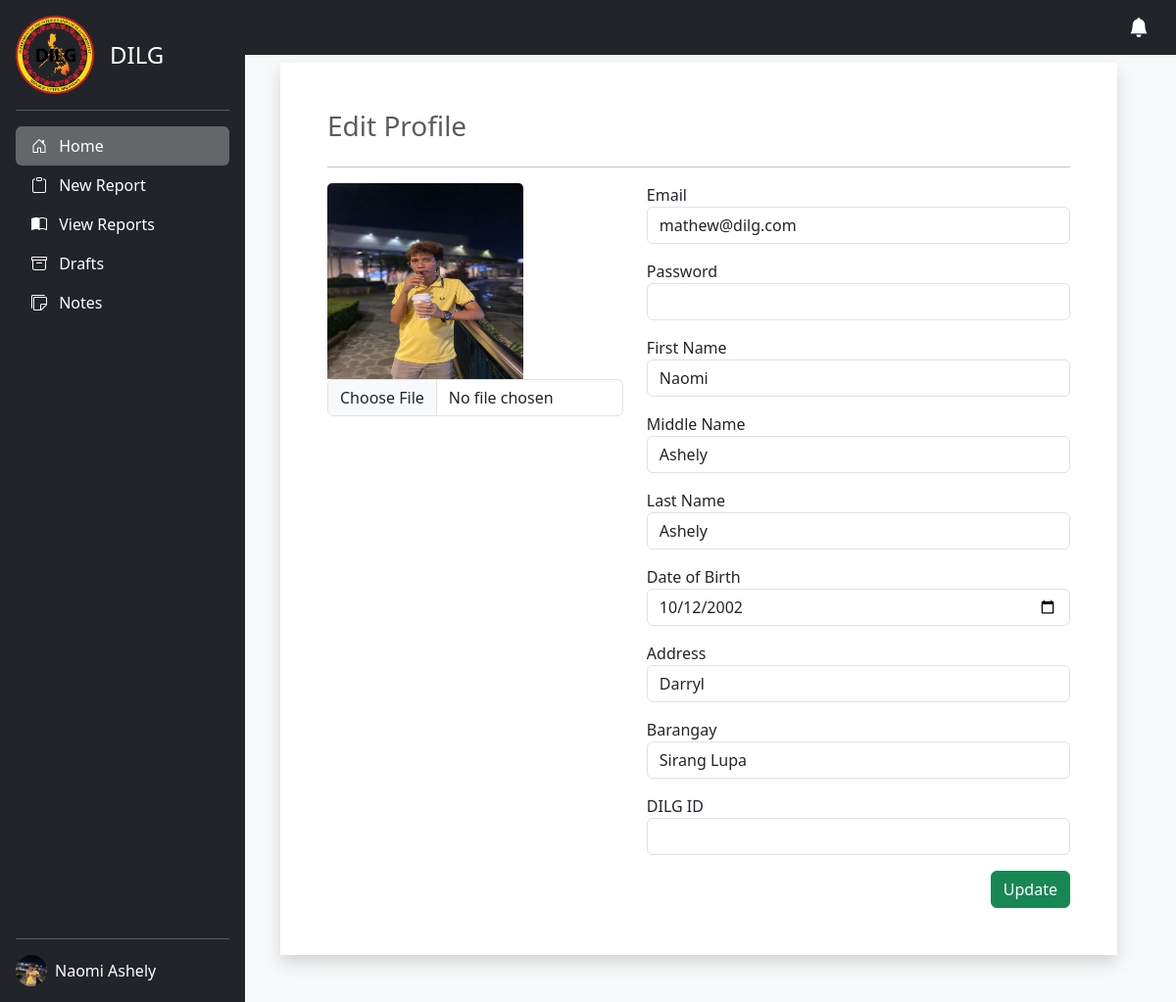
The page /admin/profile.php (signed in) on the database its author committed.
### tables this page shows
CREATE TABLE `users` (
  `id` int(11) NOT NULL,
  `user_type` int(50) NOT NULL,
  `user_id` varchar(50) NOT NULL,
  `email` varchar(50) NOT NULL,
  `password` varchar(255) NOT NULL,
  `first_name` varchar(50) NOT NULL,
  `middle_name` varchar(50) NOT NULL,
  `last_name` varchar(50) NOT NULL,
  `date_of_birth` date NOT NULL,
  `address` varchar(255) NOT NULL,
  `barangay` varchar(50) NOT NULL,
  `barangay_id` varchar(50) NOT NULL,
  `dilg_id` varchar(100) NOT NULL,
  `image` blob NOT NULL,
  `date_time_created` datetime NOT NULL,
  `date_time_updated` datetime NOT NULL
);

### admin/profile.php (the view, shortened to what this page needs)
<?php
include('../connection.php');
$user_id = $_SESSION['user_id'];
$report_link = "add-report.php";
$view_link = "reports.php";
$draft_link = "draft.php";
$note_link = "add-note.php";
?>
<!DOCTYPE html>
<html lang="en">
<head>
  <link href="https://cdn.jsdelivr.net/npm/bootstrap@5.3.0-alpha1/dist/css/bootstrap.min.css" rel="stylesheet">
  <link rel="stylesheet" href="https://cdnjs.cloudflare.com/ajax/libs/bootstrap-icons/1.10.3/font/bootstrap-icons.min.css" />
</head>
<body>
  <main class="d-flex">
    <div class="d-flex flex-column flex-shrink-0 p-3 text-white bg-dark" style="width: 250px; min-height: 100vh;">
      <a href="/" class="d-flex align-items-center mb-3 mb-md-0 me-md-auto text-white text-decoration-none">
        <img src="../src/img/dilg.png" height="80" alt="">
        <span class="fs-4 ps-3">DILG</span>
      </a>
      <hr>
      <ul class="nav nav-pills flex-column mb-auto">
        <li class="nav-item">
          <a href="index.php" class="nav-link text-white active">
            <i class="bi bi-house-door me-2"></i>
            Home
          </a>
        </li>
        <li>
          <a href="<?php echo $report_link ?>" class="nav-link text-white">
            <i class="bi bi-clipboard me-2"></i>
            New Report
          </a>
        </li>
        <li>
          <a href="<?php echo $view_link ?>" class="nav-link text-white" aria-current="page">
            <i class="bi bi-book-half me-2"></i>
            View Reports
          </a>
        </li>
        <li>
          <a href="<?php echo $draft_link ?>" class="nav-link text-white">
            <i class="bi bi-archive me-2"></i>
            Drafts
          </a>
        </li>
        <li>
          <a href="<?php echo $note_link ?>" class="nav-link text-white">
            <i class="bi bi-stickies me-2"></i>
            Notes
          </a>
        </li>
      </ul>
      <hr>
      <div class="dropdown">
        <a href="#" class="d-flex align-items-center text-white text-decoration-none" id="dropdownUser1" data-bs-toggle="dropdown" aria-expanded="false">
        <?php
        $sql_admin = "SELECT * FROM users WHERE user_id = '$user_id'";
        $query_admin = mysqli_query($conn, $sql_admin);
        $admin_row = mysqli_fetch_array($query_admin);
        ?>
          <img src="<?php if (empty($admin_row['image'])) {
                      echo '../src/img/avatar.svg';
                    } else {
                      echo 'admins/' . $admin_row['image'];
                    } ?>" alt="" width="32" height="32" class="rounded-circle me-2">
            <?= $admin_row['first_name'] .' '. $admin_row['last_name']?>
        </a>
      </div>
    </div>
    <div class="container-fluid bg-light p-0">
        <nav class="navbar bg-dark navbar-dark">
        <div class="container">
          <a class="navbar-brand ms-auto" href="#"><i class="bi bi-bell-fill"></i></a>
        </div>
      </nav>
      <div class="row w-100">
        <div class="col-lg-12 p-5 pt-2">
            <div class="card shadow p-5" style="border-radius: 0;border: none; min-height: 18rem;">
            <p class="text-muted h3">Edit Profile</p>
            <hr class="featurette-divider">
                <?php
                $query = "SELECT * FROM users WHERE user_id = '$user_id'";
                $run = mysqli_query($conn, $query);
                if (mysqli_num_rows($run) > 0) {
                    foreach ($run as $row) {
                ?>
                        <form action="" method="POST" enctype="multipart/form-data">
                            <div class="row">
                                <div class="col-lg-5">
                                    <img class="card-img-top" src="<?php echo "admins/" . $row['image'] ?>" alt="Profile Image" width="100px" height="100px" style="height: 200px; width: 200px;">
                                    <input type="file" class="form-control"name="image">
                                </div>
                                <div class="col-lg-7">
                                    <span class="mb-2">
                                        <label for="">Email</label>
                                        <input type="email" class="form-control mb-3" name="email" value="<?php echo $row['email'] ?>">
                                    </span>
                                    <span class="mb-2">
                            <label for="">Password</label>
                            <input type="password" class="form-control mb-3"  name="password" id="" >
                                    </span>
                                    <span class="mb-2">
                                    <label for="">First Name</label>
                                    <input type="text" name="first_name" class="form-control mb-3" value="<?php echo $row['first_name'] ?>">
                                    </span>
                                    <span class="mb-2">
                                    <label for="">Middle Name</label>
                                    <input type="text" name="middle_name" class="form-control mb-3" value="<?php echo $row['middle_name'] ?>">
                                    </span>
                                    <span class="mb-2">
                                    <label for="">Last Name</label>
                                    <input type="text" name="last_name" class="form-control mb-3" value="<?php echo $row['last_name'] ?>">
                                    </span>
                                    <span class="mb-2">
                                    <label for="">Date of Birth</label>
                                    <input type="date" name="date_of_birth" class="form-control mb-3" value="<?php echo $row['date_of_birth'] ?>" id="">
                                    </span>
                                    <span class="mb-2">
                                    <label for="">Address</label>
                                    <input type="text" name="address" class="form-control mb-3" value="<?php echo $row['address'] ?>">
                                    </span>
                                    <span class="mb-2">
                                    <label for="">Barangay</label>
                                    <input type="text" name="barangay" class="form-control mb-3" value="<?php echo $row['barangay'] ?>">
                                    </span>
                                    <span class="mb-2">
                                    <label for="">DILG ID</label>
                                    <input type="text" name="dilg_id" class="form-control mb-3" value="<?php echo $row['dilg_id'] ?>">
                                    </span>
                                    <span class="d-flex justify-content-end">
                                    <input type="submit" class="btn btn-md btn-success" name="update" value="Update">
                                    </span>
                                </div>
                            </div>
                        </form>
                <?php
                    }
                }
                ?>
            </div>
        </div>
      </div>
    </div>
  </main>
</body>
</html>

### admin/profile.php (style rules this page uses)
body { overflow-x: hidden; }
.active { background: rgba(255, 255, 255, 0.3) !important; }

### rows shown on the page
users: image (picture), first_name "Naomi", last_name "Ashely", email "mathew@dilg.com", middle_name "Ashely", date_of_birth "10/12/2002", address "Darryl", barangay "Sirang Lupa"
